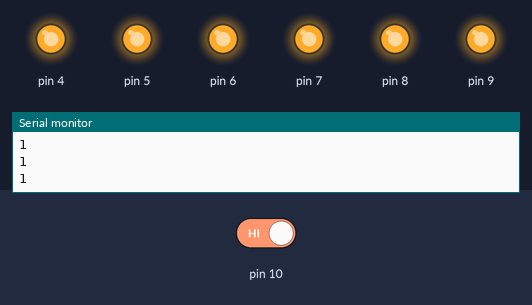
Bench run of a sketch on a simulated Arduino Uno, built with avr-gcc and run on an emulated ATmega328P. Parts: output pins drawn as LEDs (lit = HIGH), the last lines printed to the serial monitor. The inputs (shaded band) are chosen by the test bench; at power-on: pin 10 HIGH.

Above: at 1.2 s.
1.3 s: pin 10 driven LOW
At 2.5 s:
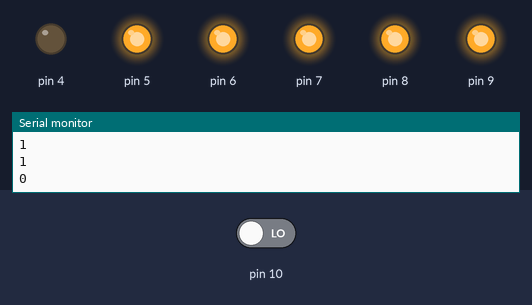
At 9.0 s:
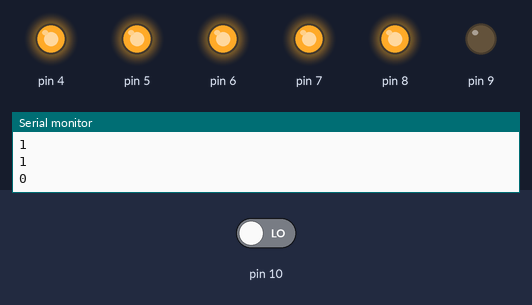
Timing chart, 0 to 43.7 s (numbered marks = the images above; inputs shaded):
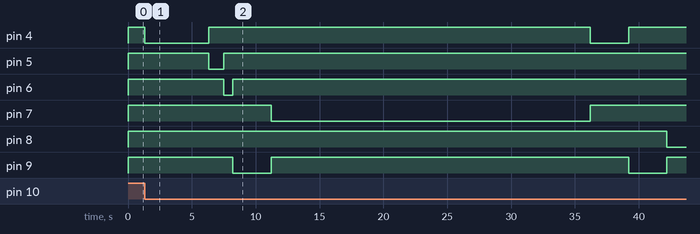

The sketch:

sketch_jun16a.ino
```cpp
void setup() {
  // put your setup code here, to run once:
Serial.begin(9600);
pinMode(4,OUTPUT);
  pinMode(5,OUTPUT);
  pinMode(6,OUTPUT);
  pinMode(7,OUTPUT);
  pinMode(8,OUTPUT);
  pinMode(9,OUTPUT);
  pinMode(10,INPUT);
}

void loop() {
 digitalWrite(4,HIGH);
digitalWrite(5,HIGH);
digitalWrite(6,HIGH);
digitalWrite(7,HIGH);
digitalWrite(8,HIGH);
digitalWrite(9,HIGH);
int a=digitalRead(10);
Serial.println(a);
  if(a==0)
  {
   digitalWrite(4,LOW);
   delay(5000);
   digitalWrite(4,HIGH);
   digitalWrite(5,LOW);
   delay(1200);
   digitalWrite(5,HIGH);
   digitalWrite(6,LOW);
   delay(700);
   digitalWrite(6,HIGH);
   digitalWrite(9,LOW);
   delay(3000);
   digitalWrite(9,HIGH);
   digitalWrite(7,LOW);
   delay(25000);
   digitalWrite(7,HIGH);
   digitalWrite(4,LOW);
   delay(3000);
   digitalWrite(4,HIGH);
   digitalWrite(9,LOW);
   delay(3000);
   digitalWrite(9,HIGH);
   digitalWrite(8,LOW);
   delay(15000);
   digitalWrite(8,HIGH);
  }
}
```

Measured:
- after the input at 1.3 s, pin 4: HIGH → LOW at once, → HIGH 5.0 s later, → LOW 29.9 s later, → HIGH 3.0 s later; pin 5: HIGH → LOW after 5.0 s, → HIGH 1.2 s later; pin 6: HIGH → LOW after 6.2 s, → HIGH 0.70 s later; pin 7: HIGH → LOW after 9.9 s, → HIGH 25.0 s later; pin 8: HIGH → LOW after 40.9 s
